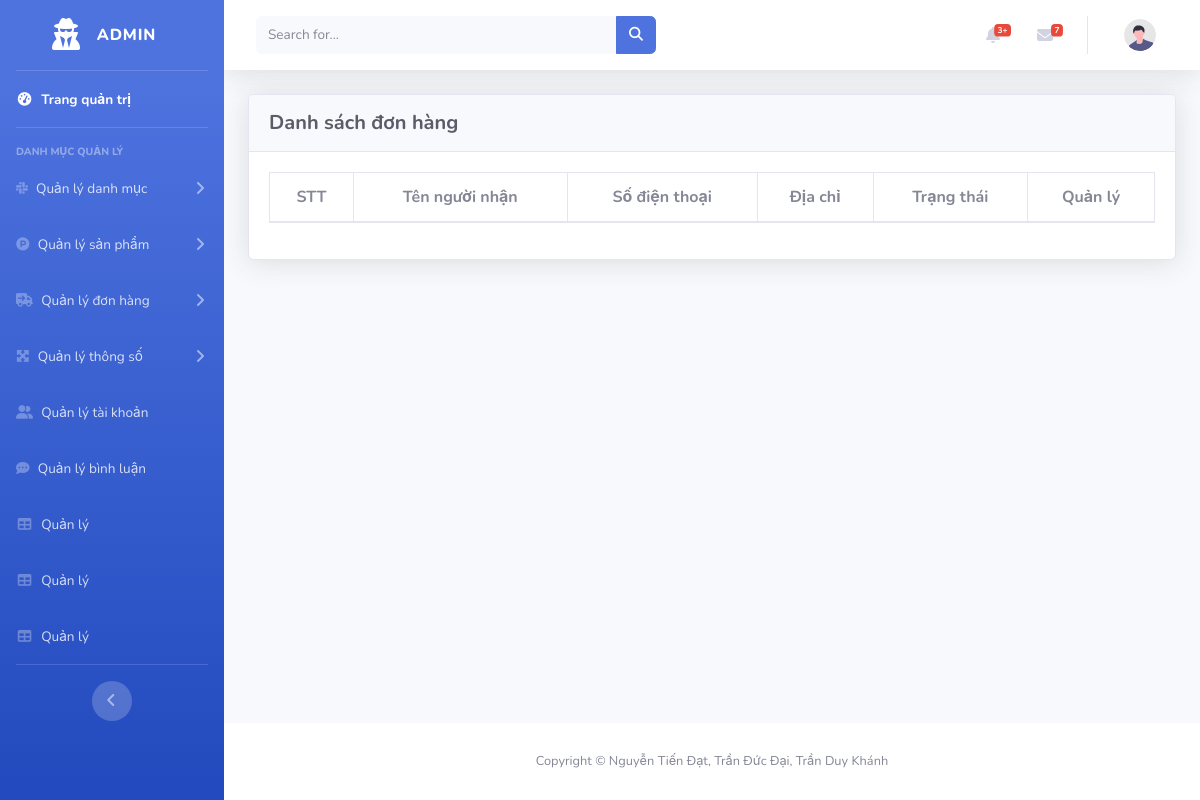
The app's page /admin/index.php?act=list_donhang, older data.
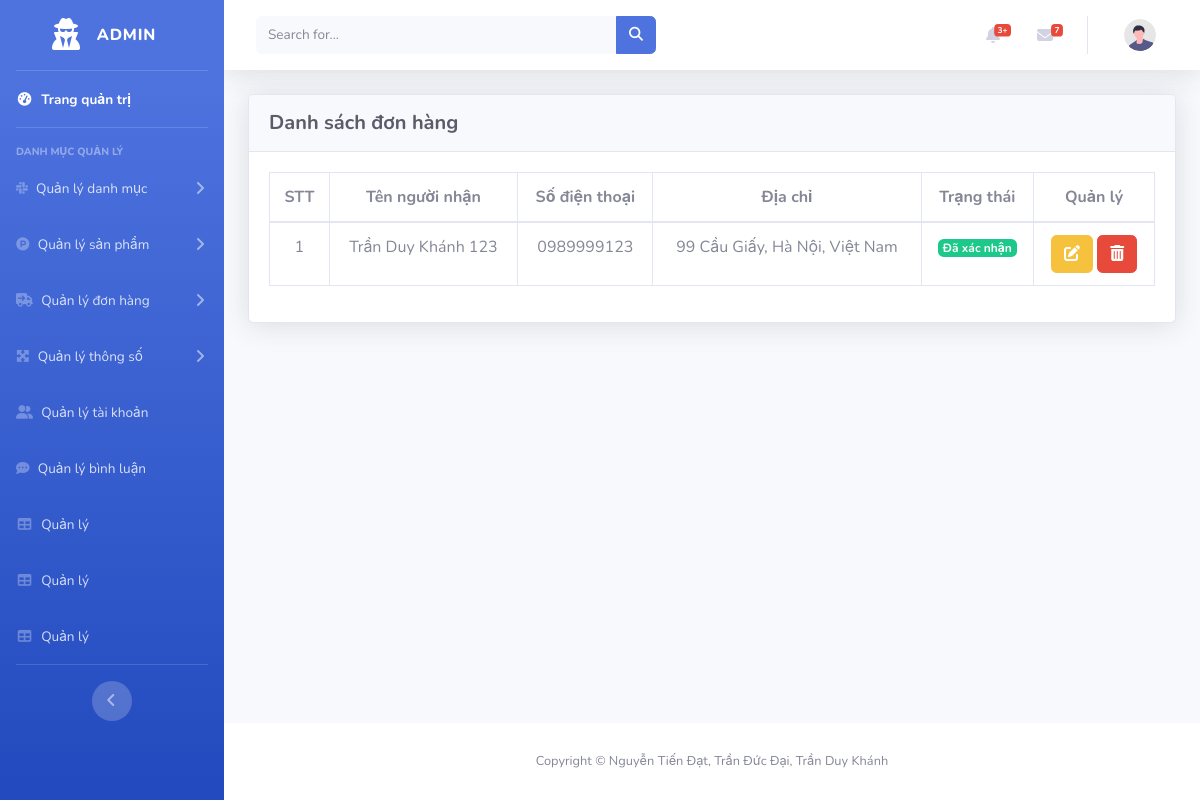
The same page, newer data.
### tables this page shows
CREATE TABLE `donhang` (
  `id` int(11) NOT NULL,
  `id_user` int(11) NOT NULL,
  `ten_nhan` varchar(255) NOT NULL,
  `tel` varchar(255) NOT NULL,
  `address` varchar(255) NOT NULL,
  `trangthai` int(11) NOT NULL
);

### model/pdo.php (called while the page is built, shortened)
<?php
function pdo_get_connection()
{
    $servername = "localhost";
    $username = "root";
    $password = "";
    try {
        $conn = new PDO("mysql:host=$servername;dbname=duan1", $username, $password);
        $conn->setAttribute(PDO::ATTR_ERRMODE, PDO::ERRMODE_EXCEPTION);
        return $conn;
    } catch (PDOException $e) {
        echo "Connection failed: " . $e->getMessage();
    }
}
function pdo_query($sql)
{
    $conn = pdo_get_connection();
    $sql = $conn->prepare($sql);
    $sql->execute();
    $kq = $sql->fetchAll(PDO::FETCH_ASSOC);
    return $kq;
}
?>

### model/donhang.php (called while the page is built, shortened)
<?php
function loadall_donhang($iddh=0) {
    $sql = "select * from donhang ";
    $sql .= " order by id desc";
    return pdo_query($sql);
}
?>

### admin/donhang/list_donhang.php (the view)
<div class="container-fluid">
    <div class="card shadow mb-4">
        <div class="card-header py-3">
            <h6 class="m-0 h5 text-dark font-weight-bold">Danh sách đơn hàng</h6>
        </div>
        <div class="card-body">
            <div class="table-responsive">
                <table class="table table-bordered text-center" id="dataTable" width="100%" cellspacing="0">
                    <thead>
                        <tr>
                            <th class="fw-bold text-secondary">STT</th>
                            <th class="fw-bold text-secondary">Tên người nhận</th>
                            <th class="fw-bold text-secondary">Số điện thoại</th>
                            <th class="fw-bold text-secondary">Địa chỉ</th>
                            <th class="fw-bold text-secondary">Trạng thái</th>
                            <th class="fw-bold text-secondary">Quản lý</th>
                        </tr>
                    </thead>
                    <tbody>
                        <?php foreach ($list_donhang as $key => $value) { ?>
                            <tr>
                                <td><?= $key + 1?></td>
                                <td><?= $value['ten_nhan']?></td>
                                <td><?= $value['tel'] ?></td>
                                <td><?= $value['address'] ?></td>
                                <td>
                                    <?php
                                        if($value['trangthai'] == 0){
                                            echo '<span class="badge bg-warning text-dark">Chờ xác nhận</span>';
                                        }else{
                                            echo '<span class="badge bg-success text-white">Đã xác nhận</span>';
                                        }
                                    ?>
                                </td>
                                <td>
                                    <a type="button" class="btn btn-warning" href="?act=update_donhang&id=<?= $value['id'] ?>"><i class="fa-solid fa-pen-to-square"></i></a>
                                    <a type="button" class="btn btn-danger" href=""><i class="fa-solid fa-trash-can"></i></a>
                                </td>
                            </tr>
                        <?php } ?>
                    </tbody>
                </table>
            </div>
        </div>
    </div>
</div>
</div>

Row changes from the older to the newer data that the page shows:
added donhang: ten_nhan "Trần Duy Khánh 123", tel "0989999123", address "99 Cầu Giấy, Hà Nội, Việt Nam", trangthai "Đã xác nhận"
